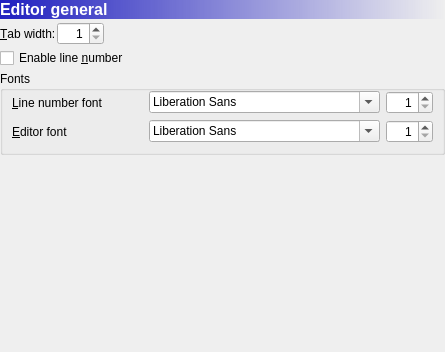
       <widget class="QWidget" name="editorGeneralPage">
        <layout class="QVBoxLayout" name="verticalLayout_4">
         <property name="spacing">
          <number>3</number>
         </property>
         <property name="margin">
          <number>0</number>
         </property>
         <item>
          <widget class="QLabel" name="editorGeneralPageTitle">
           <property name="font">
            <font>
             <pointsize>12</pointsize>
             <weight>75</weight>
             <bold>true</bold>
            </font>
           </property>
           <property name="styleSheet">
            <string notr="true">background-color: qlineargradient(spread:pad, x1:0, y1:0, x2:1, y2:0, stop:0 rgba(32, 32, 192, 255), stop:1 rgba(255, 255, 255, 0));
color: rgb(255, 255, 255);</string>
           </property>
           <property name="text">
            <string>Editor general</string>
           </property>
           <property name="margin">
            <number>3</number>
           </property>
          </widget>
         </item>
         <item>
          <layout class="QHBoxLayout" name="editorTabWidthHLayout">
           <item>
            <widget class="QLabel" name="editorTabWidthLabel">
             <property name="text">
              <string>&amp;Tab width:</string>
             </property>
             <property name="buddy">
              <cstring>editorTabWidth</cstring>
             </property>
            </widget>
           </item>
           <item>
            <widget class="QSpinBox" name="editorTabWidth">
             <property name="alignment">
              <set>Qt::AlignRight|Qt::AlignTrailing|Qt::AlignVCenter</set>
             </property>
             <property name="minimum">
              <number>1</number>
             </property>
             <property name="maximum">
              <number>120</number>
             </property>
            </widget>
           </item>
           <item>
            <spacer name="horizontalSpacer">
             <property name="orientation">
              <enum>Qt::Horizontal</enum>
             </property>
             <property name="sizeHint" stdset="0">
              <size>
               <width>40</width>
               <height>20</height>
              </size>
             </property>
            </spacer>
           </item>
          </layout>
         </item>
         <item>
          <layout class="QHBoxLayout" name="editorEnableLineNumberHLayout">
           <item>
            <widget class="QCheckBox" name="editorEnableLineNumber">
             <property name="text">
              <string>Enable line &amp;number</string>
             </property>
            </widget>
           </item>
           <item>
            <spacer name="horizontalSpacer_2">
             <property name="orientation">
              <enum>Qt::Horizontal</enum>
             </property>
             <property name="sizeHint" stdset="0">
              <size>
               <width>40</width>
               <height>20</height>
              </size>
             </property>
            </spacer>
           </item>
          </layout>
         </item>
         <item>
          <widget class="QGroupBox" name="editorFontGroup">
           <property name="title">
            <string>Fonts</string>
           </property>
           <layout class="QVBoxLayout" name="verticalLayout_5">
            <property name="topMargin">
             <number>0</number>
            </property>
            <item>
             <layout class="QHBoxLayout" name="editorLineNumberFontHLayout">
              <item>
               <widget class="QLabel" name="editorLineNumberLabel">
                <property name="text">
                 <string>&amp;Line number font</string>
                </property>
                <property name="buddy">
                 <cstring>editorLineNumberFont</cstring>
                </property>
               </widget>
              </item>
              <item>
               <spacer name="horizontalSpacer_8">
                <property name="orientation">
                 <enum>Qt::Horizontal</enum>
                </property>
                <property name="sizeHint" stdset="0">
                 <size>
                  <width>40</width>
                  <height>20</height>
                 </size>
                </property>
               </spacer>
              </item>
              <item>
               <widget class="QFontComboBox" name="editorLineNumberFont"/>
              </item>
              <item>
               <widget class="QSpinBox" name="editorLineNumberFontSize">
                <property name="alignment">
                 <set>Qt::AlignRight|Qt::AlignTrailing|Qt::AlignVCenter</set>
                </property>
                <property name="minimum">
                 <number>1</number>
                </property>
                <property name="maximum">
                 <number>128</number>
                </property>
               </widget>
              </item>
             </layout>
            </item>
            <item>
             <layout class="QHBoxLayout" name="editorFontHLayout">
              <item>
               <widget class="QLabel" name="editorFontLabel">
                <property name="text">
                 <string>&amp;Editor font</string>
                </property>
                <property name="buddy">
                 <cstring>editorFont</cstring>
                </property>
               </widget>
              </item>
              <item>
               <spacer name="horizontalSpacer_7">
                <property name="orientation">
                 <enum>Qt::Horizontal</enum>
                </property>
                <property name="sizeHint" stdset="0">
                 <size>
                  <width>40</width>
                  <height>20</height>
                 </size>
                </property>
               </spacer>
              </item>
              <item>
               <widget class="QFontComboBox" name="editorFont"/>
              </item>
              <item>
               <widget class="QSpinBox" name="editorFontSize">
                <property name="alignment">
                 <set>Qt::AlignRight|Qt::AlignTrailing|Qt::AlignVCenter</set>
                </property>
                <property name="minimum">
                 <number>1</number>
                </property>
                <property name="maximum">
                 <number>128</number>
                </property>
               </widget>
              </item>
             </layout>
            </item>
           </layout>
          </widget>
         </item>
         <item>
          <spacer name="verticalSpacer_2">
           <property name="orientation">
            <enum>Qt::Vertical</enum>
           </property>
           <property name="sizeHint" stdset="0">
            <size>
             <width>20</width>
             <height>197</height>
            </size>
           </property>
          </spacer>
         </item>
        </layout>
       </widget>
